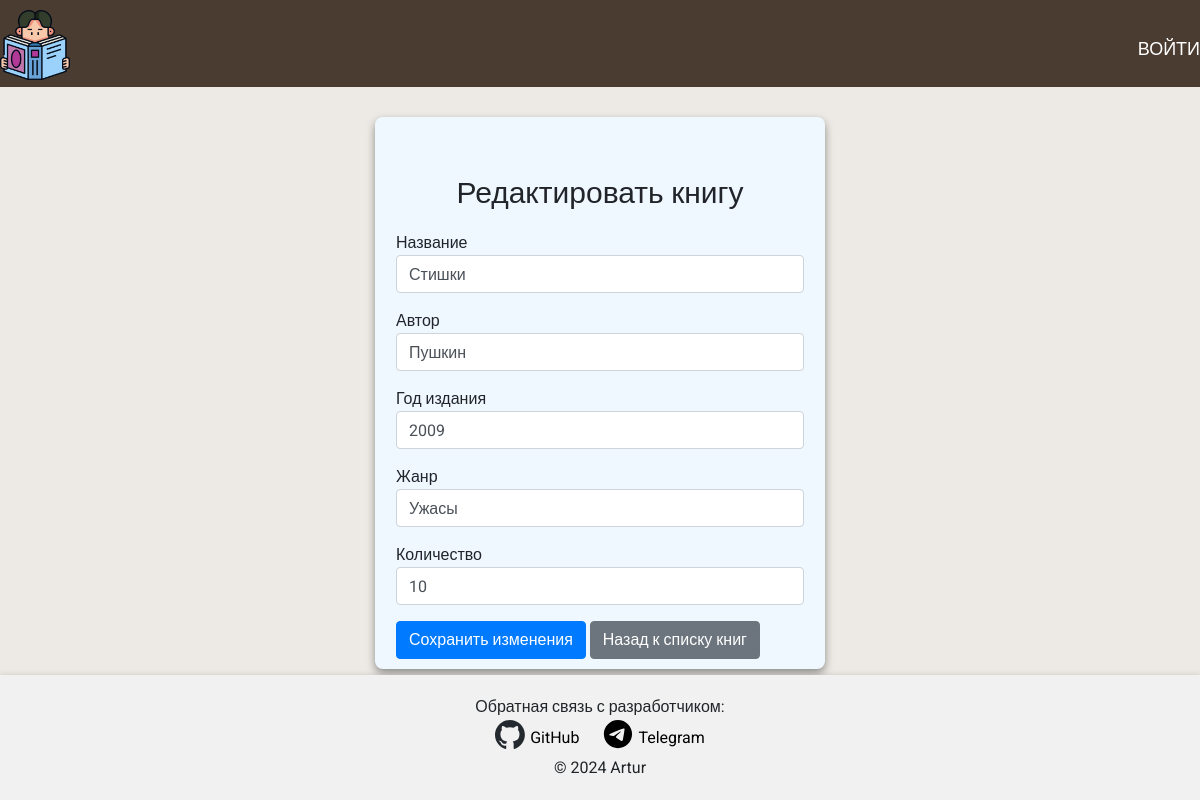
The page /edit_book/2 on the database its author committed.
### semestr_task/models.py (models this page shows, shortened)
class Book(db.Model):
    __tablename__ = 'books'
    id = db.Column(db.Integer, primary_key=True)
    title = db.Column(db.String(255), nullable=False)
    author = db.Column(db.String(255), nullable=False)
    publication_year = db.Column(db.Integer)
    genre = db.Column(db.String(100))
    copies = db.Column(db.Integer, default=1)

### app.py (the view, shortened to what this page needs)
@app.route('/edit_book/<int:book_id>', methods=['GET', 'POST'])
def edit_book(book_id):
    book = Book.query.get(book_id)
    if not book:
        flash('Книга не найдена.', 'danger')
        return redirect(url_for('books'))
    form = BookForm(obj=book)  # Предзаполняем форму данными книги
    return render_template('edit_book.html', form=form, book=book)  # Показываем страницу редактирования

### semestr_task/forms.py
class BookForm(FlaskForm):
    title = StringField('Название', validators=[DataRequired()])
    author = StringField('Автор', validators=[DataRequired()])
    publication_year = IntegerField('Год издания', validators=[DataRequired()])
    genre = StringField('Жанр', validators=[DataRequired()])
    copies = IntegerField('Количество', validators=[DataRequired()])
    submit = SubmitField('Сохранить')

### semestr_task/templates/edit_book.html (shortened to what this page needs)
{% extends "base.html" %}
{% block content %}
<div class="edit-container">
    <div class="form-container">
        <div class="container mt-5">
            <h1>Редактировать книгу</h1>
            <form method="POST" action="">
                <div class="form-group">
                    <label for="title">Название</label>
                    {{ form.title(class="form-control") }}
                </div>
                <div class="form-group">
                    <label for="author">Автор</label>
                    {{ form.author(class="form-control") }}
                </div>
                <div class="form-group">
                    <label for="publication_year">Год издания</label>
                    {{ form.publication_year(class="form-control") }}
                </div>
                <div class="form-group">
                    <label for="genre">Жанр</label>
                    {{ form.genre(class="form-control") }}
                </div>
                <div class="form-group">
                    <label for="copies">Количество</label>
                    {{ form.copies(class="form-control") }}
                </div>
                <button type="submit" class="btn btn-primary">Сохранить изменения</button>
                <a href="{{ url_for('books') }}" class="btn btn-secondary">Назад к списку книг</a>
            </form>
        </div>
    </div>
</div>
{% endblock %}

### semestr_task/static/css/styles.css (style rules this page uses)
html, body, div, span, applet, object, iframe, h1, h2, h3, h4, h5, h6, p, blockquote, pre, a, abbr, acronym, address, big, cite, code, del, dfn, em, img, ins, kbd, q, s, samp, small, strike, strong, sub, sup, tt, var, b, u, i, center, dl, dt, dd, ol, ul, li, fieldset, form, label, legend, table, caption, tbody, tfoot, thead, tr, th, td, article, aside, canvas, details, embed, figure, figcaption, footer, header, hgroup, menu, nav, output, ruby, section, summary, time, mark, audio, video { margin: 0; padding: 0; border: 0; font-size: 100%; vertical-align: baseline; }
h1, h2, h3, h4, h5, h6 { font-weight: normal; }
input { outline: 0; }
body { margin: 0; padding-bottom: 130px; background-color: #EDEAE5; font-family: "Roboto", sans-serif; }
.container { margin: 0 auto; max-width: 1500px; }
.edit-container { display: flex; justify-content: space-around; align-items: start; margin-top: 30px; }
.edit-container .form-container { width: 450px; padding: 10px 6px; background-color: #f0f8ff; border-radius: 8px; box-shadow: 0 4px 8px rgba(0, 0, 0, 0.4); }
.edit-container .form-container h1 { text-align: center; font-size: 30px; margin-bottom: 20px; }

### rows shown on the page
Book: title "Стишки", author "Пушкин", publication_year "2009", genre "Ужасы", copies "10"
